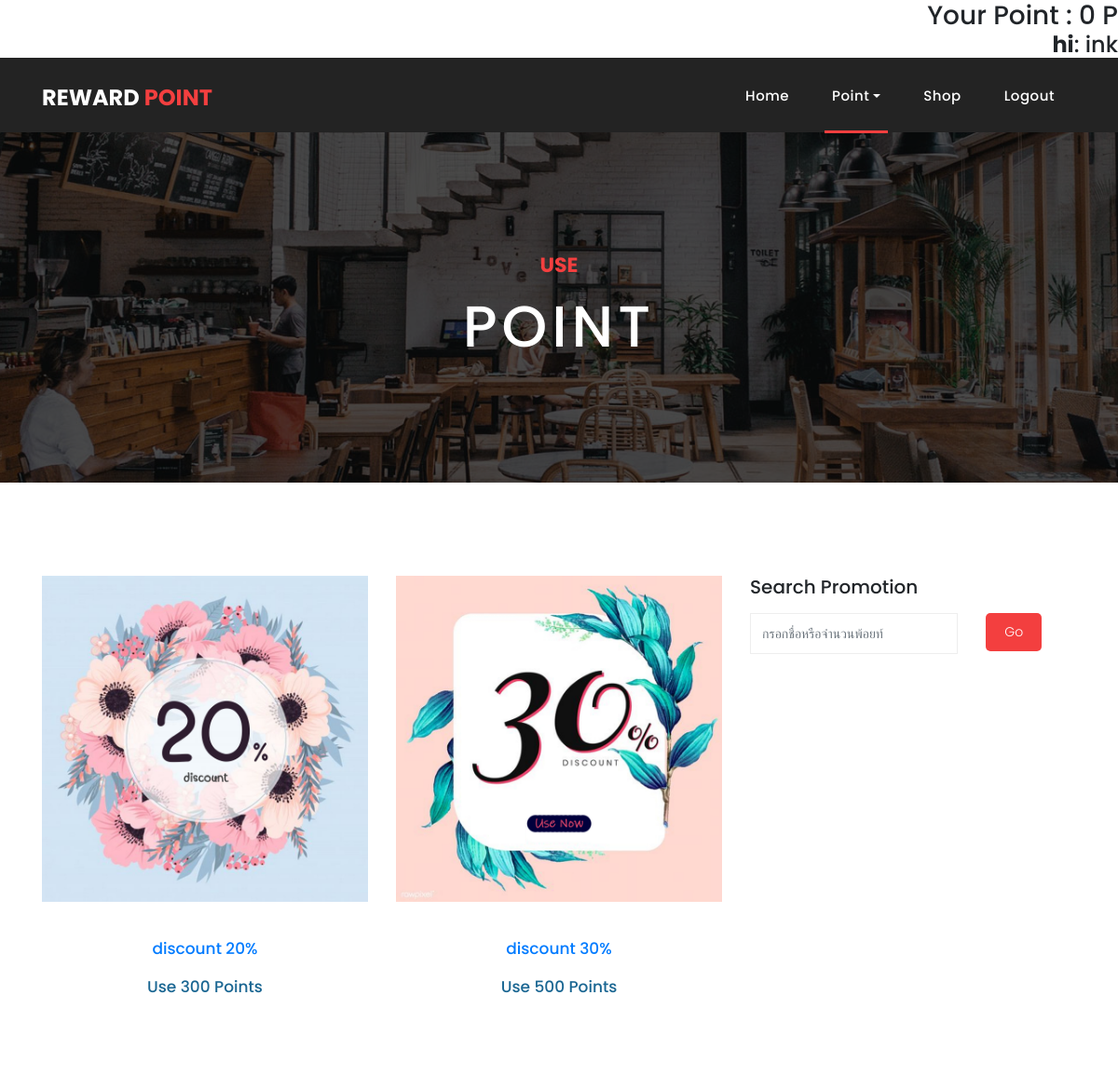
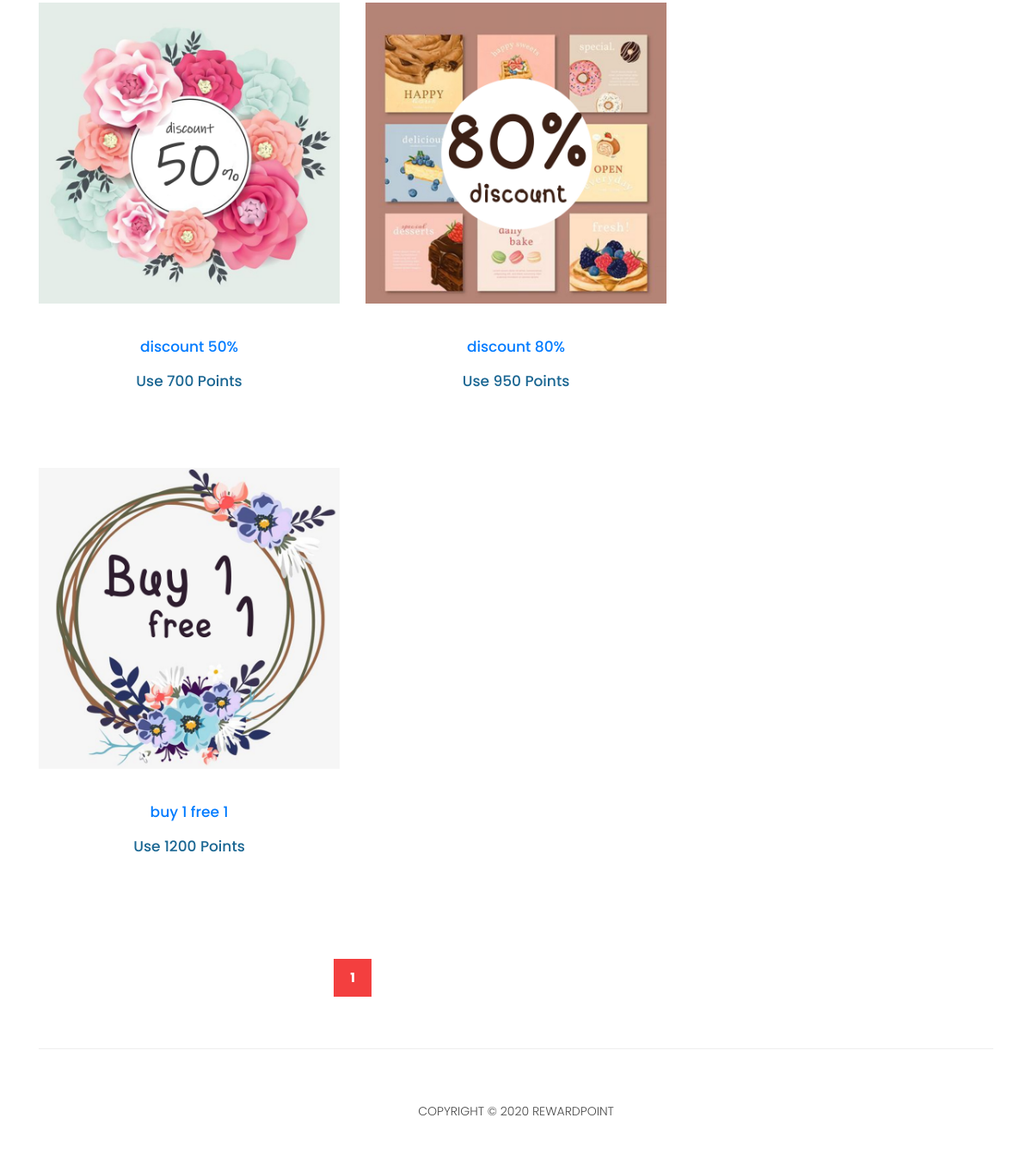
/main/user_usecode.php (signed in), run on the app's committed database (2 pictures, top to bottom).
### tables this page shows
CREATE TABLE `usepoint` (
  `pid` varchar(50) NOT NULL,
  `pname` varchar(250) NOT NULL,
  `ppic` varchar(500) NOT NULL,
  `ppoint` int(10) NOT NULL
);

### main/user_usecode.php (the view, shortened to what this page needs)
<?php
if (!$_SESSION["username"]) {
    Header("Location: ../login/login.php");
} else { ?>
<!DOCTYPE html>
<html lang="en">
  <head>
    <link href="vendor/bootstrap/css/bootstrap.min.css" rel="stylesheet">
    <link rel="stylesheet" href="assets/css/fontawesome.css">
    <link rel="stylesheet" href="assets/css/style.css">
    <link rel="stylesheet" href="assets/css/owl.css">
</head>
<body class = "frame" onload="showscroll()">
<?php
echo "<h3 align = right>";
echo "</h3>";
?>
<?php echo "<h4 align = right>";
    echo "<strong>hi</strong>:";
    echo " ", $_SESSION["username"];
    echo "</h4>"; ?>
    <header class="">
      <nav class="navbar navbar-expand-lg">
        <div class="container">
          <a class="navbar-brand" href="user_index.php"><h2>Reward <em>Point</em></h2></a>
          <div class="collapse navbar-collapse" id="navbarResponsive">
            <ul class="navbar-nav ml-auto">
                <li class="nav-item ">
                    <a class="nav-link" href="user_index.php">Home
                    </a>
                </li>
                <li class="nav-item dropdown active">
                    <a class="nav-link dropdown-toggle" data-toggle="dropdown" href="#" role="button" aria-haspopup="true" aria-expanded="false">Point</a>
                </li>
                <li class="nav-item ">
                    <a class="nav-link" href="user_shoptest.php">Shop
                    </a>
                </li>
            <li class="nav-item"><a class="nav-link" href="../login/login.php">Logout</a></li>
            </ul>
          </div>
        </div>
      </nav>
    </header>
    <div class="page-heading about-heading header-text" style="background-image: url(assets/images/heading-6-1920x500.jpg);">
      <div class="container">
        <div class="row">
          <div class="col-md-12">
            <div class="text-content">
              <h4>Use</h4>
              <h2>Point</h2>
            </div>
          </div>
        </div>
      </div>
    </div>
    <div class="products">
      <div class="container">
        <div class="row">
          <div class="col-md-8">
            <div class="row">
            <?php  include("../connect.php");
    $sql = "SELECT * FROM usepoint ORDER BY ppoint LIMIT 6 OFFSET 0 ;";
    $run = $conn->query($sql);
    if($run->num_rows > 0){
        while($row = $run->fetch_assoc()){
    ?>
        <div class="col-md-6">
                <div class="service-item">
                <a href="user_selectcode.php?select_pid=<?php echo $row["pid"];?>"><img src="<?php echo $row['ppic']; ?>" class="img-fluid" alt=""></a>
                  <div class="down-content">
                    <h4><a href="user_selectcode.php?select_pid=<?php echo $row["pid"];?>"><?php echo $row['pname']; ?></a></h4>
                    <h4>Use <?php echo $row['ppoint']; ?> Points</h4>
                  </div>
                </div>
              </div>
<?php
      }
    }
?>
              <div class="col-md-12">
                <ul class="pages">
                <li class="active"><a href="user_usecode.php">1</a></li>
                </ul>
              </div>
            </div>
          </div>
          <div class="col-md-4">
            <div class="contact-form">
            <form  action="user_usecode.php" method="post">
              <div class="form-group">
                <h5>Search Promotion</h5>
              </div>
              <div class="row">
                <div class="col-8">
                  <input name = "txtKeyword" type="text" class="form-control" placeholder="กรอกชื่อหรือจำนวนพ้อยท์" aria-label="Search" aria-describedby="basic-addon2">
                </div>
                <div class="col-4">
                  <button name = "search" class="filled-button" type="submit">Go</button>
                </div>
                </form>
              </div>
            </div>
          </div>
        </div>
      </div>
    <footer>
      <div class="container">
        <div class="row">
          <div class="col-md-12">
            <div class="inner-content">
            <p>Copyright © 2020 REWARDPOINT</p>
            </div>
          </div>
        </div>
      </div>
    </footer>
  </body>
</html>
<?php } ?>

### main/assets/css/style.css (style rules this page uses)
body { font-family: 'Poppins', sans-serif; overflow-x: hidden; text-rendering: optimizeLegibility; -webkit-font-smoothing: antialiased; -moz-osx-font-smoothing: grayscale; }
p { margin-bottom: 0px; font-size: 14px; font-weight: 300; color: #4a4a4a; line-height: 24px; }
a { text-decoration: none!important; }
ul { padding: 0; margin: 0; list-style: none; }
h1,h2,h3,h4,h5,h6 { margin: 0px; }
.page-heading { padding: 210px 0px 130px 0px; text-align: center; background-position: center center; background-repeat: no-repeat; background-size: cover; }
.page-heading .text-content h4 { color: #f33f3f; font-size: 22px; text-transform: uppercase; font-weight: 700; margin-bottom: 15px; }
.page-heading .text-content h2 { color: #fff; font-size: 62px; text-transform: uppercase; letter-spacing: 5px; }
header { position: absolute; z-index: 99999; width: 100%; height: 80px; background-color: #232323; -webkit-transition: all 0.3s ease-in-out 0s; -moz-transition: all 0.3s ease-in-out 0s; -o-transition: all 0.3s ease-in-out 0s; transition: all 0.3s ease-in-out 0s; }
header .navbar { padding: 17px 0px; }
.navbar .navbar-brand { float: left; margin-top: -12px; outline: none; }
.navbar .navbar-brand h2 { color: #fff; text-transform: uppercase; font-size: 24px; font-weight: 700; -webkit-transition: all .3s ease 0s; -moz-transition: all .3s ease 0s; -o-transition: all .3s ease 0s; transition: all .3s ease 0s; }
.navbar .navbar-brand h2 em { font-style: normal; color: #f33f3f; }
#navbarResponsive { z-index: 999; }
.navbar-collapse { text-align: center; }
.navbar .navbar-nav .nav-item { margin: 0px 15px; }
.navbar .navbar-nav a.nav-link { text-transform: capitalize; font-size: 15px; font-weight: 500; letter-spacing: 0.5px; color: #fff; transition: all 0.5s; margin-top: 5px; }
.navbar .navbar-nav .nav-link:hover, .navbar .navbar-nav .active>.nav-link, .navbar .navbar-nav .nav-link.active, .navbar .navbar-nav .nav-link.show, .navbar .navbar-nav .show>.nav-link { color: #fff; padding-bottom: 25px; border-bottom: 3px solid #f33f3f; }
footer { text-align: center; }
footer .inner-content { border-top: 1px solid #eee; margin-top: 60px; padding: 60px 0px; }
footer .inner-content p { text-transform: uppercase; }
.products { margin-top: 100px; }
.page-heading { position:relative; }
.page-heading:before { content:''; position:absolute; top:0; left:0; bottom:0; right:0; background-color:rgba(0,0,0,.7); }
.page-heading .container { position:relative; z-index: 2; }
.products ul.pages { margin-top: 30px; text-align: center; }
.products ul.pages li { display: inline-block; margin: 0px 2px; }
.products ul.pages li a { width: 44px; height: 44px; display: inline-block; line-height: 42px; border: 1px solid #eee; font-size: 15px; font-weight: 700; color: #121212; transition: all .3s; }
.products ul.pages li a:hover, .products ul.pages li.active a { background-color: #f33f3f; border-color: #f33f3f; color: #fff; }
.service-item { text-align: center; margin-bottom: 30px; }
.service-item .down-content { background-color: #fff; padding: 40px 30px; }
.service-item .down-content h4 { font-size: 17px; color: #1a6692; margin-bottom: 20px; }
.contact-form select, .contact-form .form-control { font-size: 14px; width: 100%; height: 44px; display: inline-block; line-height: 42px; border: 1px solid #eee; border-radius: 0px; margin-bottom: 30px; }
.contact-form button.filled-button { background-color: #f33f3f; color: #fff; font-size: 14px; text-transform: capitalize; font-weight: 300; padding: 10px 20px; border-radius: 5px; display: inline-block; transition: all 0.3s; border: none; outline: none; cursor: pointer; }

### data on the page
usepoint: ppic (picture), pname "discount 20%", ppoint "300"
usepoint: ppic (picture), pname "discount 30%", ppoint "500"
usepoint: ppic (picture), pname "discount 50%", ppoint "700"
usepoint: ppic (picture), pname "discount 80%", ppoint "950"
usepoint: ppic (picture), pname "buy 1 free 1", ppoint "1200"

### other printed values
$_SESSION["username"] "ink"
